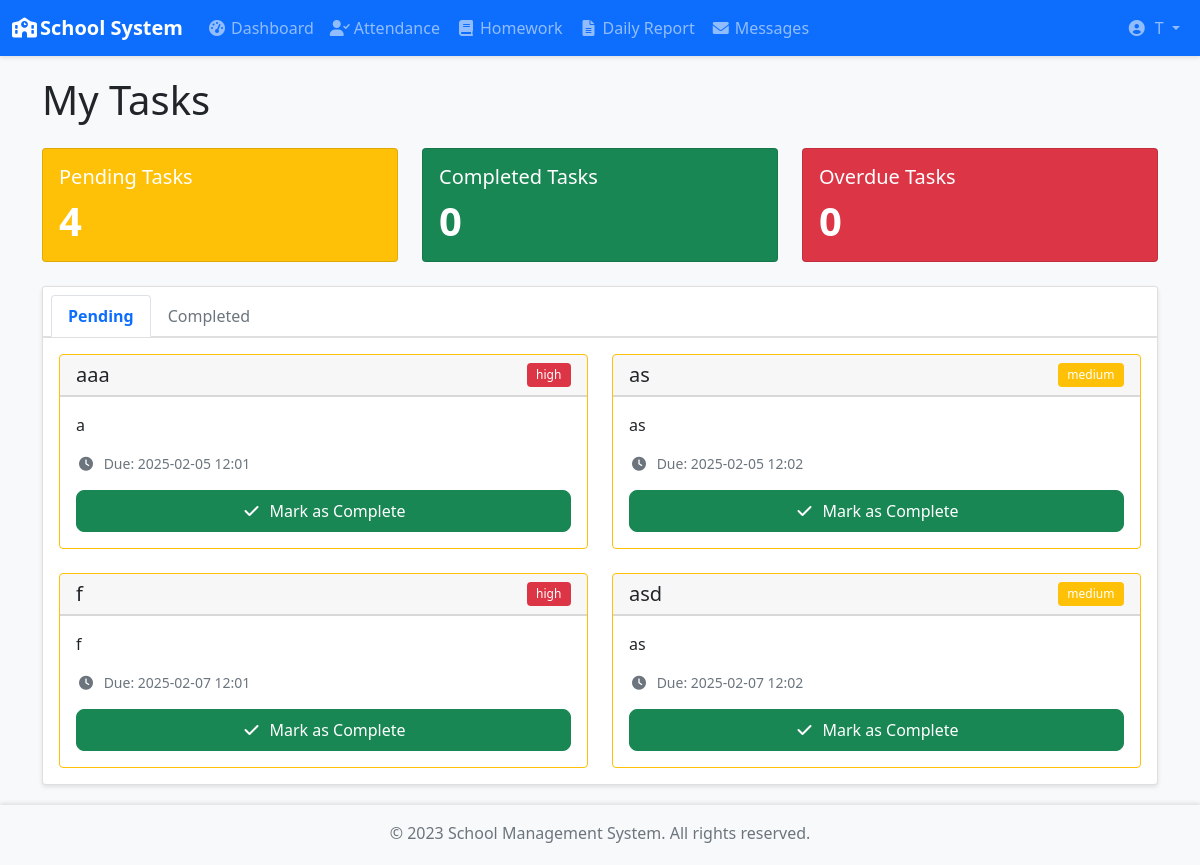
The page /teacher/tasks (signed in) on the database as committed earlier.
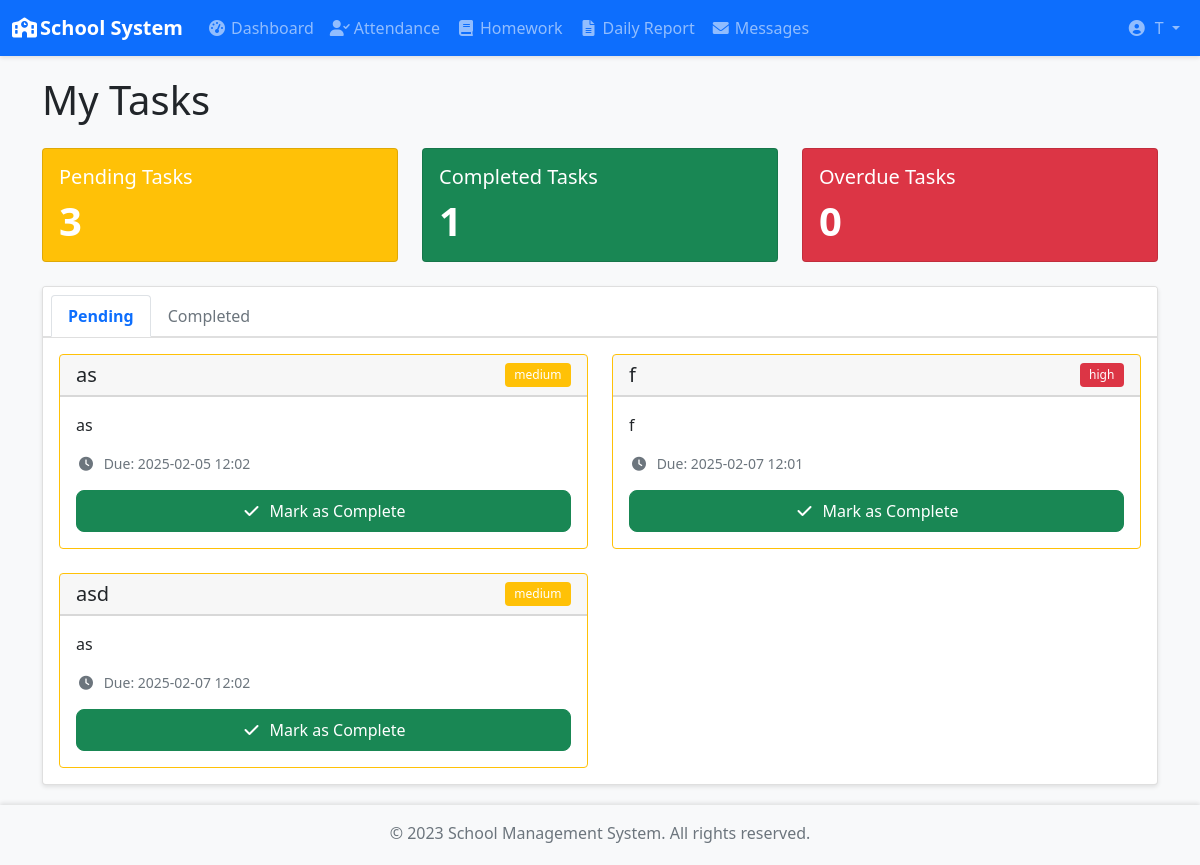
The same page on the database as committed later.
### app/models/TeacherTask.py (models this page shows)
class TeacherTask(db.Model):
    id = db.Column(db.Integer, primary_key=True)
    title = db.Column(db.String(100), nullable=False)
    description = db.Column(db.Text, nullable=False)
    assigned_to = db.Column(db.Integer, db.ForeignKey('user.id'), nullable=False)
    assigned_by = db.Column(db.Integer, db.ForeignKey('user.id'), nullable=False)
    due_date = db.Column(db.DateTime, nullable=False)
    created_at = db.Column(db.DateTime, default=datetime.utcnow)
    completed_at = db.Column(db.DateTime)
    status = db.Column(db.String(20), default='pending')  # pending, completed
    completion_notes = db.Column(db.Text)
    completion_image = db.Column(db.String(255))
    priority = db.Column(db.String(20), default='medium')  # low, medium, high
    task_file = db.Column(db.String(255))  # Add this line in TeacherTask model
    assignee = db.relationship('User', foreign_keys=[assigned_to], backref='assigned_tasks')
    assigner = db.relationship('User', foreign_keys=[assigned_by], backref='created_tasks')

### app/blueprints/teacher.py (the view)
@teacher.route('/teacher/tasks')
@login_required
@teacher_required
def view_tasks():
    print("#"*30)
    tasks = TeacherTask.query.filter_by(assigned_to=current_user.id)\
        .order_by(TeacherTask.due_date.asc()).all()
    return render_template('teacher/tasks.html', tasks=tasks, now=datetime.utcnow() )

### app/blueprints/teacher.py (called while the page is built)
def teacher_required(f):
    @wraps(f)
    def decorated_function(*args, **kwargs):
        if not current_user.is_authenticated or current_user.role != 'teacher':
            flash('You need to be a teacher to access this page.', 'danger')
            return redirect(url_for('auth.login'))
        return f(*args, **kwargs)
    return decorated_function

### app/templates/teacher/tasks.html (shortened to what the changed rows need)
{% extends "base.html" %}
{% block content %}
<div class="container">
    <h1 class="mb-4">My Tasks</h1>
    <div class="row row-cols-1 row-cols-md-3 g-4 mb-4">
        <div class="col">
            <div class="card bg-warning text-white h-100">
                <div class="card-body">
                    <h5 class="card-title">Pending Tasks</h5>
                    <p class="display-4 mb-0">{{ tasks|selectattr('status', 'equalto', 'pending')|list|length }}</p>
                </div>
            </div>
        </div>
        <div class="col">
            <div class="card bg-success text-white h-100">
                <div class="card-body">
                    <h5 class="card-title">Completed Tasks</h5>
                    <p class="display-4 mb-0">{{ tasks|selectattr('status', 'equalto', 'completed')|list|length }}</p>
                </div>
            </div>
        </div>
    </div>
    <div class="card shadow-sm">
        <div class="card-body">
            <div class="tab-content">
                <div class="tab-pane fade show active" id="pending">
                    {% set pending_tasks = tasks|selectattr('status', 'equalto', 'pending')|list %}
                    {% if pending_tasks %}
                        <div class="row row-cols-1 row-cols-md-2 g-4">
                            {% for task in pending_tasks %}
                            <div class="col">
                                <div class="card h-100 border-{% if task.due_date <= now %}danger{% else %}warning{% endif %} transition-card">
                                    <div class="card-header d-flex justify-content-between align-items-center">
                                        <h5 class="card-title mb-0">{{ task.title }}</h5>
                                        <span class="badge bg-{{ {
                                            'high': 'danger',
                                            'medium': 'warning',
                                            'low': 'info'
                                        }[task.priority] }}">{{ task.priority }}</span>
                                    </div>
                                    <div class="card-body">
                                        <p class="card-text">{{ task.description }}</p>
                                        <div class="text-muted small mb-3">
                                            <i class="fas fa-clock me-1"></i>
                                            Due: {{ task.due_date.strftime('%Y-%m-%d %H:%M') }}
                                        </div>
                                        <button class="btn btn-success w-100"
                                                data-bs-toggle="modal"
                                                data-bs-target="#completeTaskModal"
                                                data-task-id="{{ task.id }}"
                                                data-task-title="{{ task.title }}">
                                            <i class="fas fa-check me-2"></i>Mark as Complete
                                        </button>
                                    </div>
                                </div>
                            </div>
                            {% endfor %}
                        </div>
                    {% else %}
                        <div class="text-center py-5 text-muted">
                            <i class="fas fa-check-circle fa-3x mb-3"></i>
                            <p class="mb-0">No pending tasks!</p>
                        </div>
                    {% endif %}
                </div>
                    {% set completed_tasks = tasks|selectattr('status', 'equalto', 'completed')|list %}
            </div>
        </div>
    </div>
</div>
{% endblock %}

Rows that differ between the two databases and show on the page:
no longer on this page (row edited): TeacherTask: title "aaa", priority "high", description "a", due_date "2025-02-05 12:01"
Other text that changed with them:
{{ tasks|selectattr('status', 'equalto', 'pending')|list|length }}: "4" → "3"
{{ tasks|selectattr('status', 'equalto', 'completed')|list|length }}: "0" → "1"
